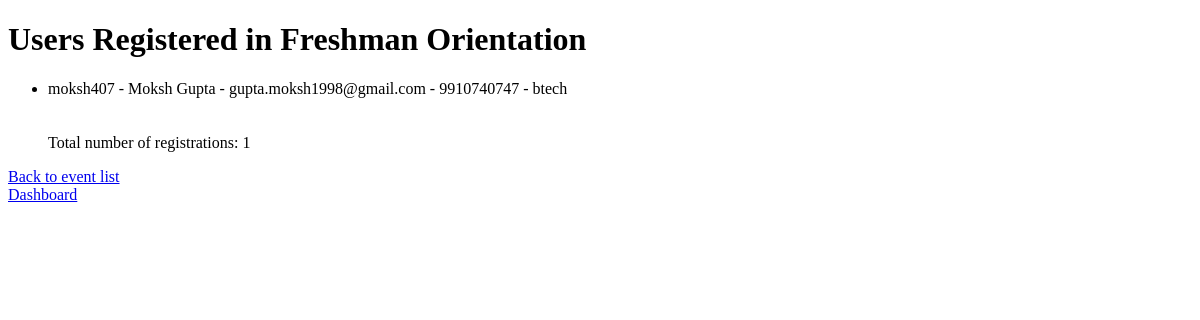
The page /user_in_an_event/4 (signed in) on the database as committed earlier.
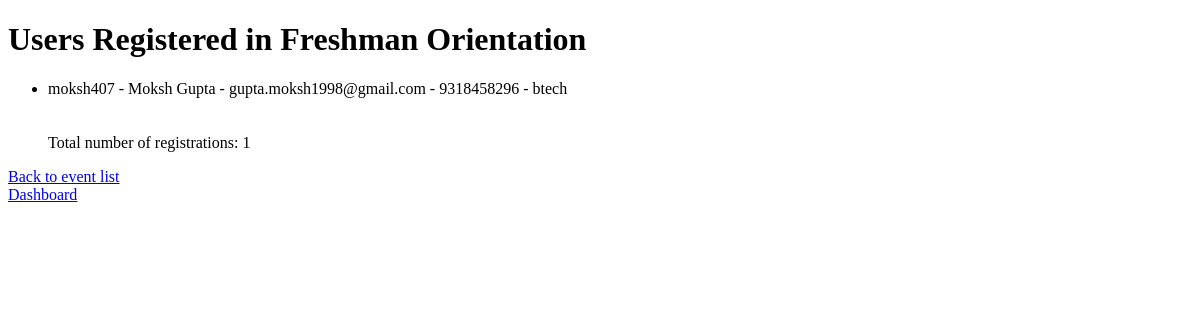
The same page on the database as committed later.
### userprofiles/models.py (models this page shows)
class UserProfile(models.Model):
	user = models.OneToOneField(User, on_delete=models.CASCADE)
	name = models.CharField(max_length=255, blank=True)
	email = models.EmailField(max_length=255, unique=True)
	institution = models.CharField(max_length=255, blank=True)
	course = models.CharField(max_length=255, blank=True)
	phone_regex = RegexValidator(regex=r'^\d{9,10}$')
	phone_number = models.CharField(validators=[phone_regex], max_length=10, blank=False, null=True, unique=True)
	events_registered = models.ManyToManyField(Event, blank=True, related_name="regEvents")
	YEAR_CHOICES = []
	for i in range((datetime.datetime.now().year),(datetime.datetime.now().year+10)):
		YEAR_CHOICES.append((i,i))
	graduation_year = models.IntegerField(_('year'), choices=YEAR_CHOICES,default=datetime.datetime.now().year)
	bio = models.TextField(blank=True)
	email_activated = models.BooleanField(default=False)
	last_login_time = models.DateTimeField(blank=True, null=True)
	ip_address  = models.CharField(blank=True,max_length=255)
	user_agent = models.CharField(blank=True, max_length=1024)
	def __str__(self):
		return self.user.username

### userprofiles/views.py (the view)
# urls.py: path('user_in_an_event/<int:event_id>', views.EventUsers, name='eventUsers'),
@login_required
def EventUsers(request, event_id):
	event = Event.objects.get(pk=event_id)
	context = {
		"users": event.regEvents.all(),
		"event": event,
		"count": event.regEvents.all().count()
	}
	return render(request, "show_users.html", context)

### userprofiles/templates/show_users.html (shortened to what this page needs)
{% extends 'base.html' %}
{% block body %}
<div>
	<h1>Users Registered in {{event.title}}</h1>
	<ul>
		{% for user in users %}
		<li>
			{{user}} - {{user.name}} - {{user.email}} - {{user.phone_number}} - {{user.course}}
		</li>
		{% empty %}
		<li>
			No users registered for {{event.title}}
		</li>
		{% endfor %}
		<br><br>Total number of registrations: {{ count }}
	</ul>
	<a href="{% url 'eventList' %}">Back to event list</a><br>
	<a href="{% url 'userDash' %}">Dashboard</a>
</div>
{% endblock %}

Rows that differ between the two databases and show on the page:
changed UserProfile "Moksh Gupta": phone_number "9910740747" → "9318458296"
